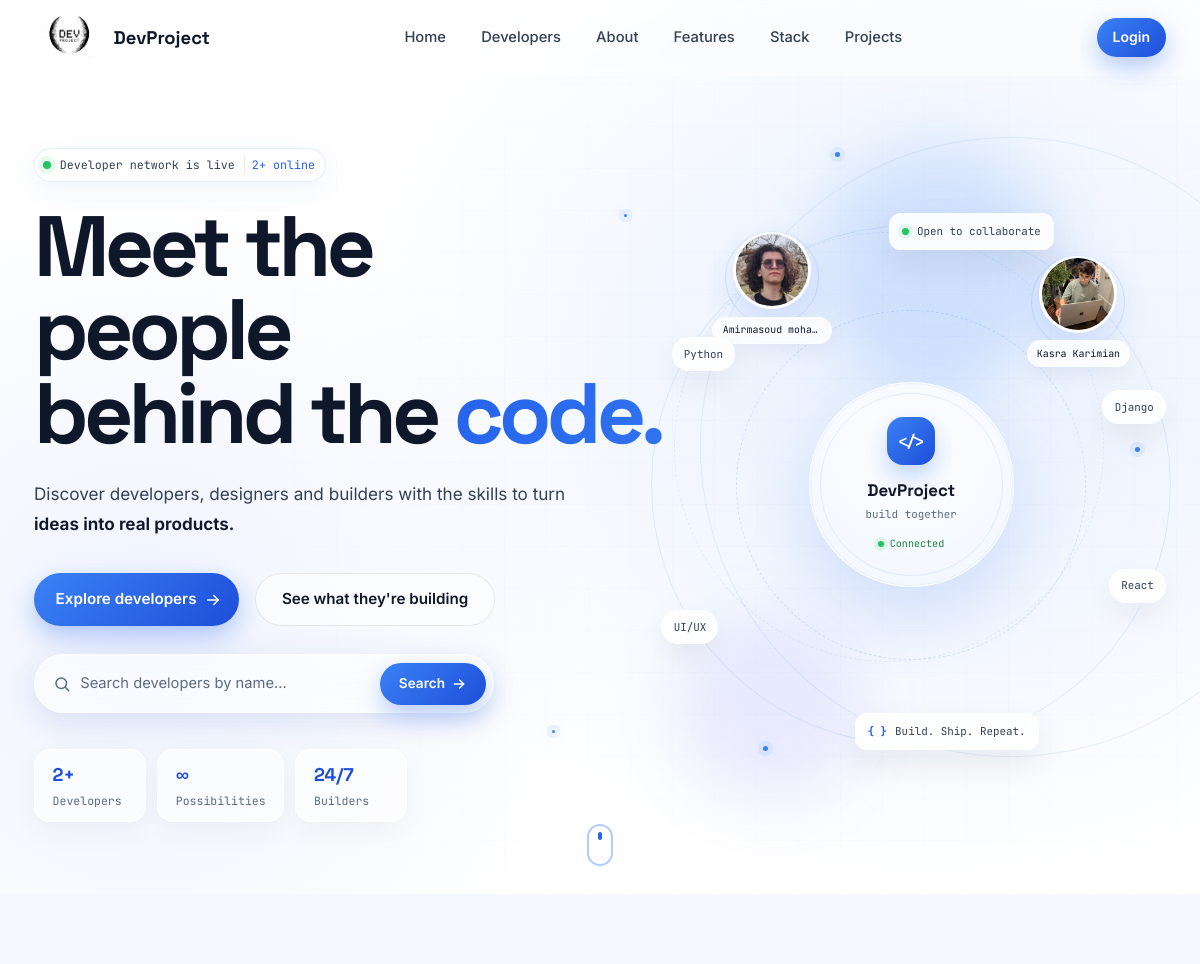
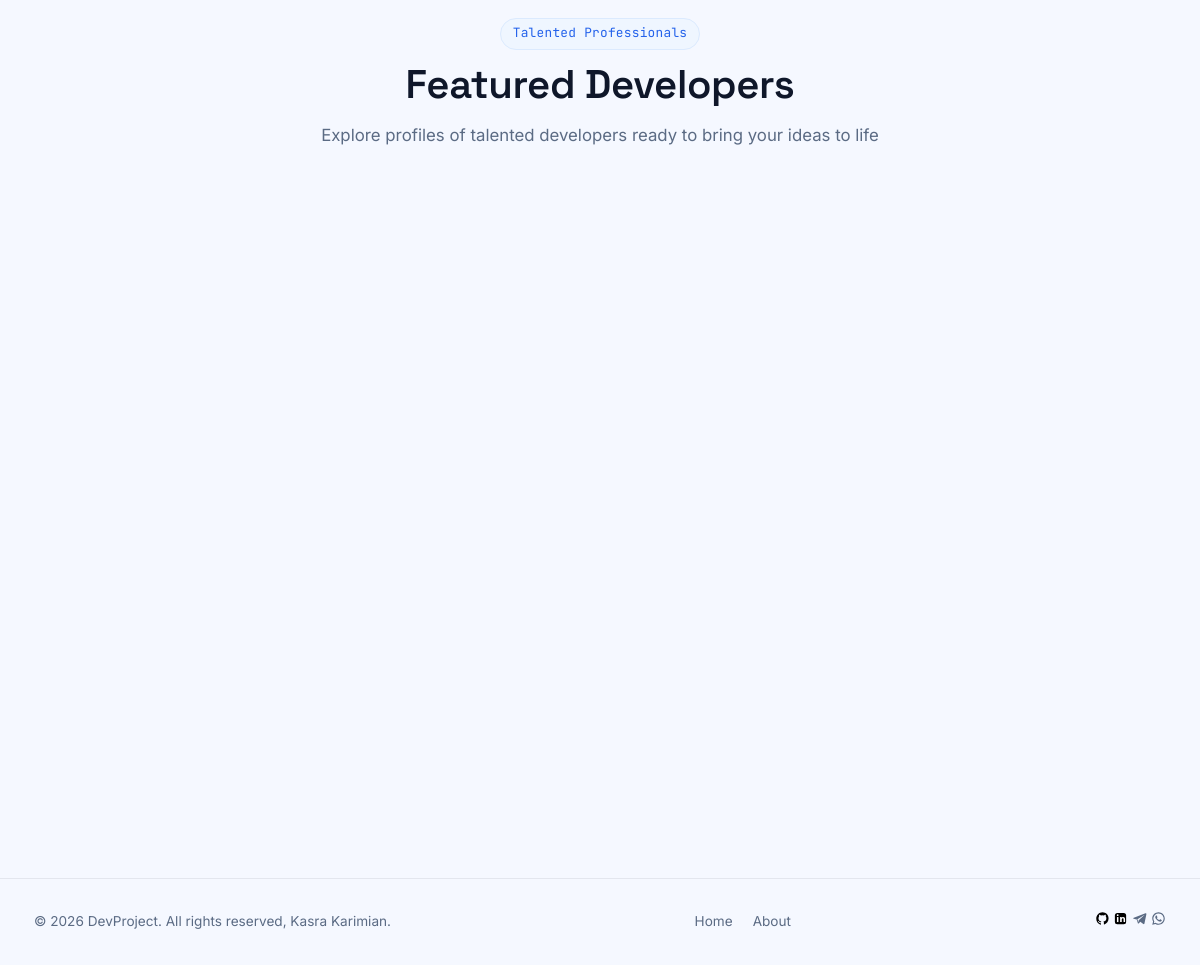
The page / on the database its author committed (2 pictures, top to bottom).
### users/models.py (models this page shows, shortened)
class profile(models.Model):
    user = models.OneToOneField(User, on_delete=models.CASCADE, null=True, blank=True) # cascade means anytime user deleted profile will deletes too.
    name = models.CharField(max_length=200, null=True, blank=True)
    location = models.CharField(max_length=200, null=True, blank=True)
    username = models.CharField(max_length=200, null=True, blank=True)
    email = models.EmailField(max_length=200, null=True, blank=True)
    short_intro = models.CharField(max_length=200, null=True, blank=True)
    bio = models.TextField(null=True, blank=True)
    profile_image = models.ImageField(null=True, blank=True, upload_to='profiles/', default='profiles/default_profile.jpg')
    social_github = models.CharField(max_length=200, null=True, blank=True)
    social_linkedin = models.CharField(max_length=200, null=True, blank=True)
    social_telegram = models.CharField(max_length=200, null=True, blank=True)
    social_whatsapp = models.CharField(max_length=200, null=True, blank=True)
    social_youtube = models.CharField(max_length=200, null=True, blank=True)
    social_website = models.CharField(max_length=200, null=True, blank=True)
    created = models.DateTimeField(auto_now_add=True)
    id = models.UUIDField(default=uuid.uuid4, unique=True, primary_key=True, editable=False)

### users/views.py (the view)
# urls.py: path('', views.profiles, name="profiles"),  # if its blank '' it means its become your homepage
def profiles(request):
    profiles_list , proFile, search_query = searchProfiles(request)
    context = {
        'profiles': proFile,
        'profiles_count': len(profiles_list),
        'search_query' : search_query,
    }
    return render(request, 'users/profiles.html', context)

### users/context_processors.py (called while the page is built)
def unread_messages(request):
    if request.user.is_authenticated:
        try:
            count = request.user.profile.messages.filter(is_read=False).count()
        except AttributeError:
            count = 0
    else:
        count = 0
    return {'unread_message_count': count}

### users/utils.py (called while the page is built)
def searchProfiles(request):
    search_query = ''
    if request.GET.get('search_query'):
        search_query = request.GET.get('search_query')
    skills = Skill.objects.filter(name__iexact = search_query)
    proFile = profile.objects.distinct().filter(
                                        Q(name__icontains = search_query) |
                                        Q(short_intro__icontains = search_query) |
                                        Q(skills__in=skills))
    profiles_list = list(profile.objects.prefetch_related('skills'))
    return profiles_list, proFile, search_query

### users/templates/users/profiles.html (shortened to what this page needs)
{% extends 'main.html' %}
{% block content%}
<section class="hero developers-hero developers-hero--network">
  <div class="hero__canvas">
    <div class="hero-grid-lines"></div>
    <div class="hero-glow hero-glow--one"></div>
    <div class="hero-glow hero-glow--two"></div>
    <div class="hero-orbit hero-orbit--one"></div>
    <div class="hero-orbit hero-orbit--two"></div>
    <span class="hero-particle hero-particle--1"></span>
    <span class="hero-particle hero-particle--2"></span>
    <span class="hero-particle hero-particle--3"></span>
    <span class="hero-particle hero-particle--4"></span>
    <span class="hero-particle hero-particle--5"></span>
  </div>
  <div class="section-inner">
    <div class="hero__inner">
      <div class="hero__content developers-hero__content">
        <div class="hero-live-pill">
          <span class="hero-live-dot"></span>
          <span>Developer network is live</span>
          <span class="hero-live-count">{{ profiles_count }}+ online</span>
        </div>
        <h1 class="hero__title developers-hero__title">
          Meet the people
          <span class="hero-title-line">behind the <span class="text-gradient hero-gradient-animated">code.</span></span>
        </h1>
        <p class="hero__subtitle developers-hero__subtitle">
          Discover developers, designers and builders with the skills to turn
          <strong>ideas into real products.</strong>
        </p>
        <div class="hero__actions">
          <a href="#developers" class="btn btn--primary hero-main-btn">
            <span>Explore developers</span>
            <svg viewBox="0 0 24 24" width="18" height="18" fill="none" stroke="currentColor" stroke-width="2" stroke-linecap="round" stroke-linejoin="round">
              <path d="M5 12h14"/>
              <path d="m13 6 6 6-6 6"/>
            </svg>
          </a>
          <a href="{% url 'projects' %}" class="btn btn--ghost hero-secondary-btn">
            See what they're building
          </a>
        </div>
        <form class="hero-search glass" action="{% url 'profiles' %}" method="GET" role="search">
          <svg class="hero-search__icon" viewBox="0 0 24 24" fill="none" stroke="currentColor" stroke-width="2" stroke-linecap="round" stroke-linejoin="round" aria-hidden="true">
            <circle cx="11" cy="11" r="7"/><path d="m21 21-4.3-4.3"/>
          </svg>
          <input type="text" id="developerSearchInput" name="search_query" placeholder="Search developers by name…" value="{{ search_query }}" autocomplete="off">
          <button type="submit" class="btn btn--primary hero-search__btn">
            <span>Search</span>
            <svg viewBox="0 0 24 24" width="16" height="16" fill="none" stroke="currentColor" stroke-width="2" stroke-linecap="round" stroke-linejoin="round" aria-hidden="true"><path d="M5 12h14"/><path d="m13 6 6 6-6 6"/></svg>
          </button>
        </form>
        <div class="hero__stats hero-network-stats">
          <div class="stat-chip glass hero-stat">
            <span class="stat-chip__value">{{ profiles_count }}+</span>
            <span class="stat-chip__label">Developers</span>
          </div>
          <div class="stat-chip glass hero-stat">
            <span class="stat-chip__value">∞</span>
            <span class="stat-chip__label">Possibilities</span>
          </div>
          <div class="stat-chip glass hero-stat">
            <span class="stat-chip__value">24/7</span>
            <span class="stat-chip__label">Builders</span>
          </div>
        </div>
      </div>
      <div class="hero__visual developers-network">
        <div class="network-ring network-ring--outer"></div>
        <div class="network-ring network-ring--inner"></div>
        <div class="network-line network-line--a"></div>
        <div class="network-line network-line--b"></div>
        <div class="network-line network-line--c"></div>
        <div class="network-center">
          <div class="network-center__shine"></div>
          <div class="network-center__icon">&lt;/&gt;</div>
          <strong>DevProject</strong>
          <span>build together</span>
          <div class="network-center__status">
            <span></span> Connected
          </div>
        </div>
        {% for profile in profiles|slice:":4" %}
          <a href="{% url 'userProfile' profile.id %}" class="network-profile network-profile--{{ forloop.counter }}" aria-label="View {{ profile.name|default:profile.username }}">
            <span class="network-profile__avatar">
              {% if profile.profile_image %}
                <img src="{{ profile.profile_image.url }}" alt="{{ profile.name|default:profile.username }}" width="78" height="78">
              {% else %}
                <span>{{ profile.name|default:profile.username|slice:":1"|upper }}</span>
              {% endif %}
            </span>
            <span class="network-profile__label">{{ profile.name|default:profile.username }}</span>
          </a>
        {% endfor %}
        <div class="tech-float tech-float--python">Python</div>
        <div class="tech-float tech-float--django">Django</div>
        <div class="tech-float tech-float--react">React</div>
        <div class="tech-float tech-float--figma">UI/UX</div>
        <div class="network-badge network-badge--top">
          <span class="badge-ping"></span> Open to collaborate
        </div>
        <div class="network-badge network-badge--bottom">
          <span class="badge-code">{ }</span>  Build. Ship. Repeat.
        </div>
      </div>
    </div>
  </div>
  <div class="hero__scroll-cue">
    <span></span>
  </div>
</section>
<section class="section section--tint" id="developers" data-search-results>
  <div class="section-inner">
    <div class="section__head">
      <span class="eyebrow">Talented Professionals</span>
      <h2 class="section__title">Featured Developers</h2>
      <p class="section__lede">Explore profiles of talented developers ready to bring your ideas to life</p>
    </div>
    <div class="grid grid--3">
    </div>
  </div>
</section>
{% endblock %}

### rows shown on the page
profile: profile_image (picture), name "Amirmasoud moha…"
profile: profile_image (picture), name "Kasra Karimian"

### other values the page prints
{{ profiles_count }} "2"
